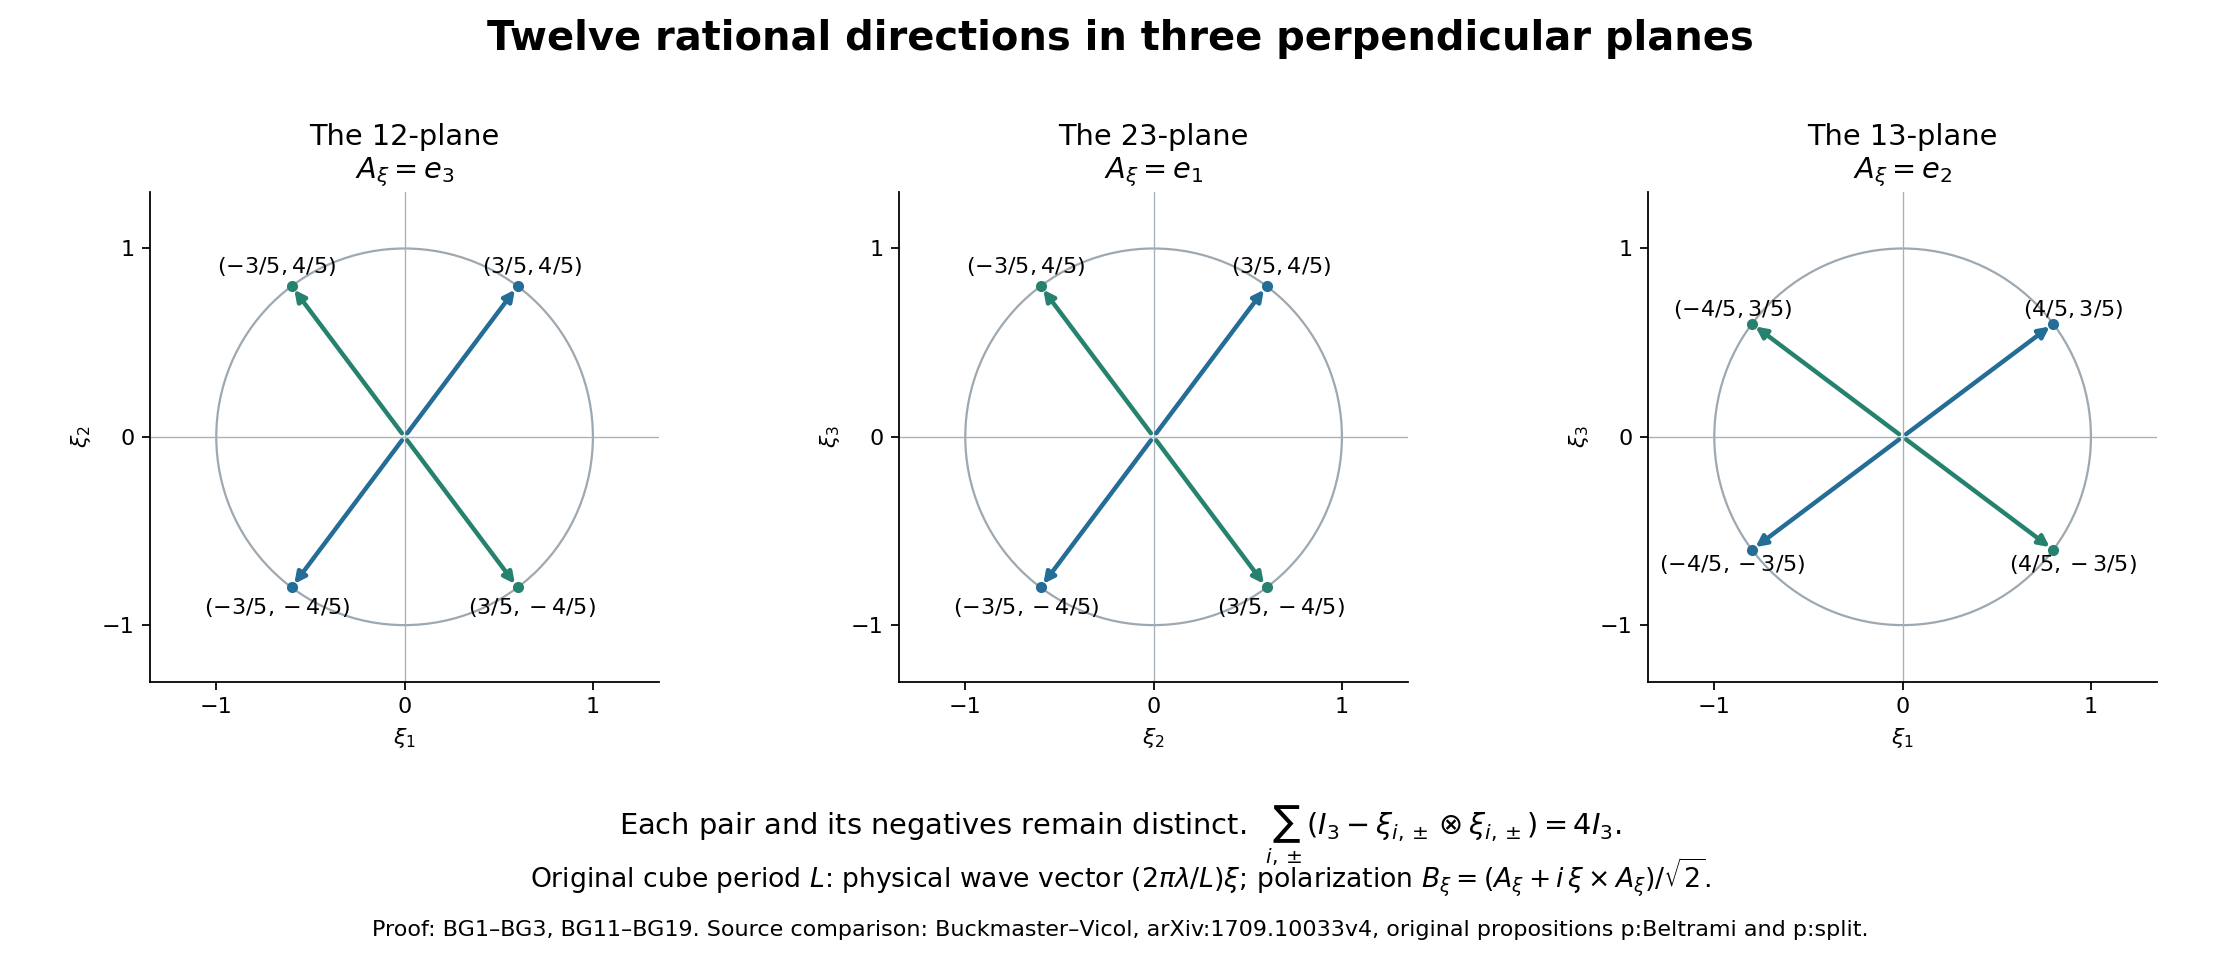

The Python source for this figure:
"""Exact original base directions; the physical wave frequency remains explicit."""
from pathlib import Path
import matplotlib
matplotlib.use('Agg')
import matplotlib.pyplot as plt
from matplotlib.patches import Circle
out=Path(__file__).resolve().parent
fig,axes=plt.subplots(1,3,figsize=(14,6))
fig.subplots_adjust(left=.05,right=.98,bottom=.29,top=.80,wspace=.28)
fig.suptitle('Twelve rational directions in three perpendicular planes',fontsize=18,weight='bold')
specs=[
    ('The 12-plane',r'$\xi_1$',r'$\xi_2$',[(3,4),(3,-4)],r'$A_\xi=e_3$'),
    ('The 23-plane',r'$\xi_2$',r'$\xi_3$',[(3,4),(3,-4)],r'$A_\xi=e_1$'),
    ('The 13-plane',r'$\xi_1$',r'$\xi_3$',[(4,3),(-4,3)],r'$A_\xi=e_2$')]
for ax,(title,xlab,ylab,pairs,pol) in zip(axes,specs):
    ax.add_patch(Circle((0,0),1,fill=False,lw=1,color='#9ea8b0'))
    ax.axhline(0,color='#a7b1b8',lw=.6);ax.axvline(0,color='#a7b1b8',lw=.6)
    for j,(x,y) in enumerate(pairs):
        color=['#246d96','#26826e'][j]
        for sign in [1,-1]:
            xx,yy=sign*x/5,sign*y/5
            ax.annotate('',xy=(xx,yy),xytext=(0,0),arrowprops=dict(arrowstyle='-|>',color=color,lw=2))
            ax.plot(xx,yy,'o',color=color,ms=4)
            label=rf'$({sign*x}/5,{sign*y}/5)$'
            ax.text(xx*1.13,yy*1.13,label,ha='center',va='center',fontsize=10)
    ax.set(xlim=(-1.35,1.35),ylim=(-1.3,1.3),aspect='equal',xlabel=xlab,ylabel=ylab)
    ax.set_title(title+'\n'+pol,fontsize=13)
    ax.set_xticks([-1,0,1]);ax.set_yticks([-1,0,1])
    ax.spines[['top','right']].set_visible(False)
fig.text(.5,.13,r'Each pair and its negatives remain distinct.  $\sum_{i,\pm}(I_3-\xi_{i,\pm}\otimes\xi_{i,\pm})=4I_3$.',ha='center',fontsize=13)
fig.text(.5,.075,r'Original cube period $L$: physical wave vector $(2\pi\lambda/L)\xi$; polarization $B_\xi=(A_\xi+i\,\xi\times A_\xi)/\sqrt{2}$.',ha='center',fontsize=12)
fig.text(.5,.025,'Proof: BG1–BG3, BG11–BG19. Source comparison: Buckmaster–Vicol, arXiv:1709.10033v4, original propositions p:Beltrami and p:split.',ha='center',fontsize=10)
fig.savefig(out/'original-rational-beltrami-directions.png',dpi=160)
fig.savefig(out/'original-rational-beltrami-directions.svg')
